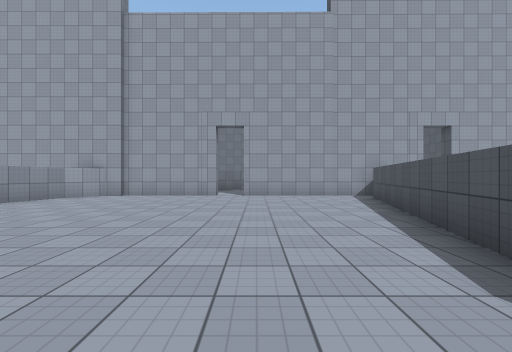
View 1 (above)

12 first-person views from a walk through a 3-D level made in the Unity game engine. The camera is 1.4 m above the floor, looks level and sees 90° across. The floor is counted in squares, 2 m on a side. Each view is taken from the middle of a square. On the plan, view 1 faces up. The plan holds only what a view shows up to about 9 squares ahead; the rest is blank. The place goes on beyond the plan. Surface patterns are stand-ins for the level's own textures.

View 2
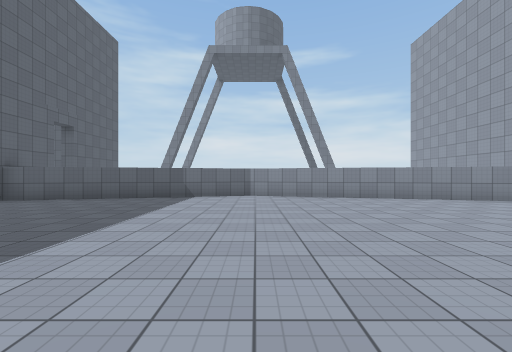

View 3
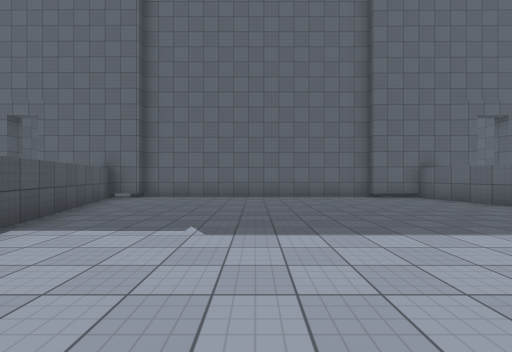

View 4
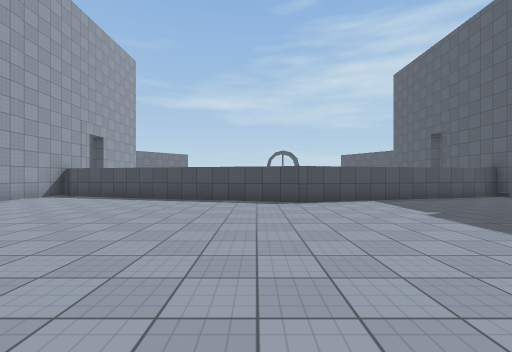

View 5
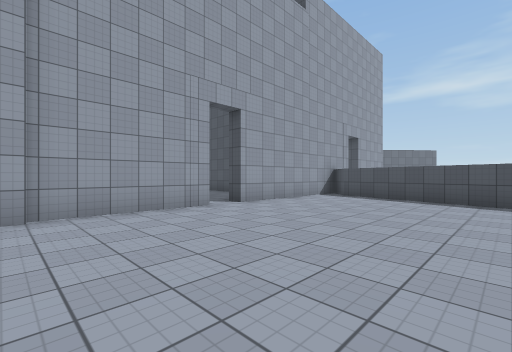

View 6
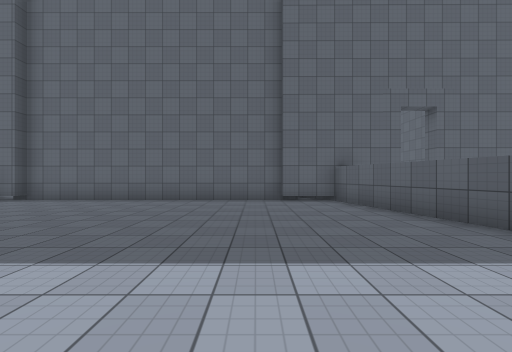

View 7
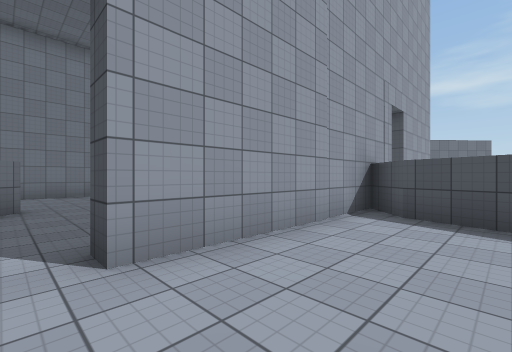

View 8
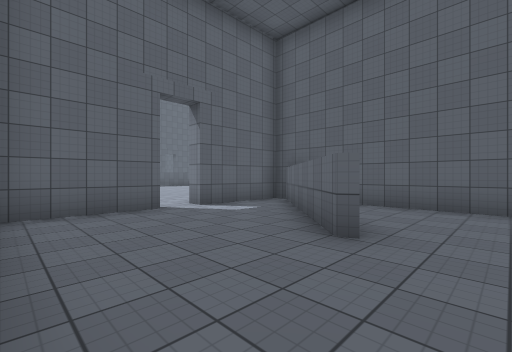

View 9
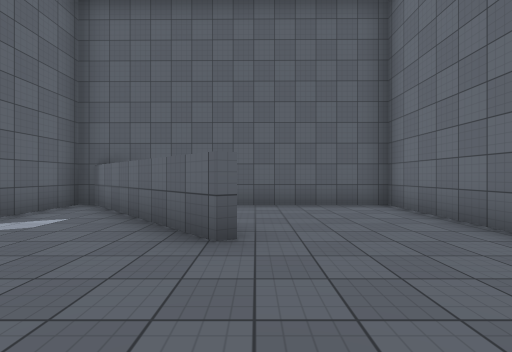

View 10
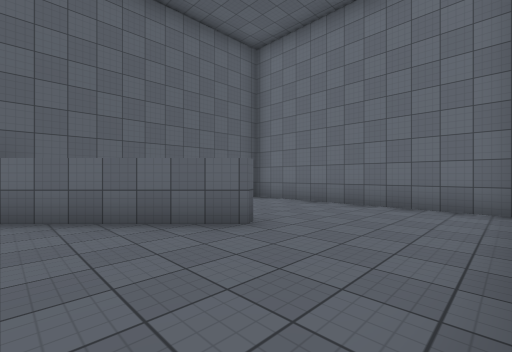

View 11
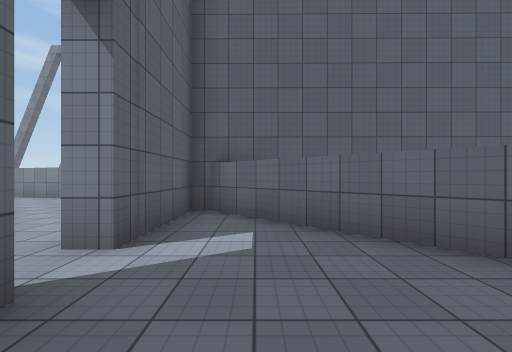

View 12
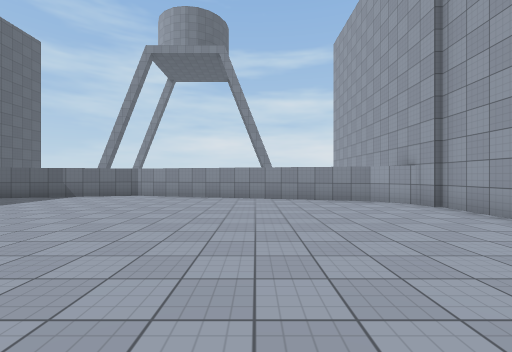

### Floor plan
Key: @ floor where view 1 was taken; # wall or solid block; . floor; B building.
Columns run from 9 left of view 1 to 5 right of it. Each row starts with its distance up from view 1.
 18      BBBBBBB
 17      .......
 16      .......
 15      .......
 14      .......
 13      ..##...
 12       ##....
 11      ##.....
 10     ####.##BB
  9 BBBB#.........#
  8   #..........##
  7   #..........#
  6   #..........#
  5   #.........##
  4  #..........#
  3  #..........#
  2  #.........##
  1  #.........#
  0  #.......@.##
 -1  #..........#
 -2  #..........#
 -3   #.........#
 -4   #.........##
 -5   #..........#
 -6   #..........#
 -7     BBBBBBBBB
 -8             B
 -9             B

Where each view was taken, in squares from view 1:
view 1: 0 up, 0 right, facing up
view 2: 1 up, 1 right, facing left
view 3: 2 up, 1 left, facing down
view 4: 2 up, 5 left, facing right
view 5: 4 up, 5 left, facing up-right
view 6: 1 up, 4 left, facing down
view 7: 7 up, 1 left, facing up-right
view 8: 15 up, 2 right, facing down-left
view 9: 14 up, 2 right, facing left
view 10: 11 up, 2 right, facing up-left
view 11: 11 up, 1 right, facing left
view 12: 5 up, 1 right, facing left
